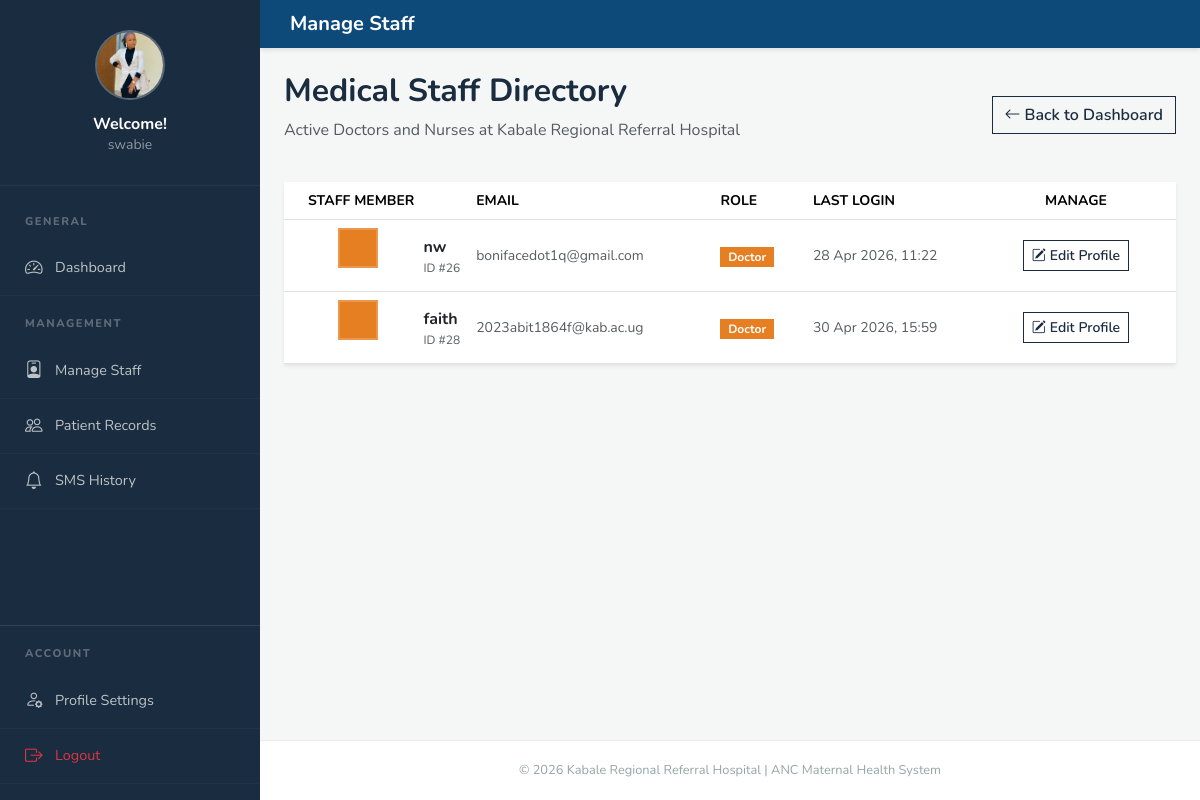
The app's page /accounts/staff/ (signed in) with its own data.
### accounts/models.py (models this page shows, shortened)
class User(AbstractUser):
    ROLE_CHOICES = [
        ('ADMIN', 'Admin'),
        ('DOCTOR', 'Doctor'),
        ('NURSE', 'Nurse'),
        ('PATIENT', 'Patient'),
    ]
    role = models.CharField(max_length=20, choices=ROLE_CHOICES, blank=True, null=True)
    phone_number = models.CharField(max_length=20, blank=True, null=True)
    profile_picture = models.ImageField(upload_to='profile_pics/', null=True, blank=True)
    must_change_password = models.BooleanField(default=False)

### accounts/views.py (the view)
# urls.py: path('staff/', views.StaffListView.as_view(), name='staff_list'),
class StaffListView(LoginRequiredMixin, ListView):
    model = User
    template_name = 'accounts/staff_list.html'
    context_object_name = 'staff_members'
    def get_queryset(self):
        return User.objects.filter(role__in=['DOCTOR', 'NURSE']).select_related('staff_profile').order_by('last_name')

### templates/accounts/staff_list.html (shortened to what this page needs)
{% extends 'base.html' %}
{% block panel_title %}Manage Staff{% endblock %}
{% block content %}
<div class="d-flex justify-content-between align-items-center mb-4">
    <div class="section-header mb-0">
        <h2 class="fw-bold" style="color: var(--primary-navy);">Medical Staff Directory</h2>
        <p class="text-muted">Active Doctors and Nurses at Kabale Regional Referral Hospital</p>
    </div>
    <a href="{% url 'accounts:admin_dashboard' %}" class="btn btn-brand-outline">
        <i class="bi bi-arrow-left me-1"></i>Back to Dashboard
    </a>
</div>
<div class="card shadow-sm border-0">
    <div class="table-responsive">
        <table class="table table-hover align-middle mb-0 table-krrh">
            <thead>
                <tr class="text-uppercase small">
                    <th class="ps-4">Staff Member</th>
                    <th>Email</th>
                    <th>Role</th>
                    <th>Last Login</th>
                    <th class="text-center pe-4">Manage</th>
                </tr>
            </thead>
            <tbody>
                {% for s in staff_members %}
                <tr>
                    <td class="ps-4">
                        <div class="d-flex align-items-center gap-3">
                            <div class="avatar-circle orange" style="width:40px; height:40px; font-size:.85rem;">
                            </div>
                            <div>
                                <div class="fw-bold text-dark">{{ s.get_full_name|default:s.username }}</div>
                                <div class="text-muted" style="font-size:.75rem;">ID #{{ s.id }}</div>
                            </div>
                        </div>
                    </td>
                    <td class="small text-muted">{{ s.email|default:"—" }}</td>
                    <td>
                        {% if s.is_superuser %}
                            <span class="badge badge-navy">System Admin</span>
                        {% elif s.role %}
                            <span class="badge badge-orange">{{ s.get_role_display }}</span>
                        {% else %}
                            <span class="badge bg-light text-dark border">Unassigned</span>
                        {% endif %}
                    </td>
                    <td class="small text-muted">{{ s.last_login|date:"d M Y, H:i"|default:"Never" }}</td>
                    <td class="text-center pe-4">
                        <a href="/admin/accounts/user/{{ s.id }}/change/" class="btn btn-sm btn-brand-outline" target="_blank">
                            <i class="bi bi-pencil-square me-1"></i>Edit Profile
                        </a>
                    </td>
                </tr>
                {% endfor %}
            </tbody>
        </table>
    </div>
</div>
{% endblock %}

### templates/base.html (shortened to what this page needs)
<!DOCTYPE html>
<html lang="en">
<head>
    <link href="https://cdn.jsdelivr.net/npm/bootstrap@5.3.2/dist/css/bootstrap.min.css" rel="stylesheet">
    <link href="https://cdn.jsdelivr.net/npm/bootstrap-icons@1.11.3/font/bootstrap-icons.min.css" rel="stylesheet">
</head>
<body>
<div id="sidebar">
    <div class="sidebar-header">
        <div class="avatar-circle">
            {% if user.profile_picture %}
                <img src="{{ user.profile_picture.url }}" style="width:100%; height:100%; object-fit:cover;">
            {% else %}
                <i class="bi bi-person-fill fs-2"></i>
            {% endif %}
        </div>
        <h6 class="mb-0 fw-bold">Welcome!</h6>
        <p class="small opacity-50 mb-0">{{ user.username|default:"Guest" }}</p>
    </div>
    <nav class="mt-2 flex-grow-1">
        <div class="sidebar-heading">General</div>
        {% if user.is_authenticated %}
            {% if user.role == 'ADMIN' or user.is_superuser %}
                <a href="{% url 'accounts:admin_dashboard' %}" class="sidebar-link {% if 'admin_dashboard' in request.path %}active{% endif %}">
                    <i class="bi bi-speedometer2"></i> Dashboard
                </a>
                <div class="sidebar-heading">Management</div>
                <a href="{% url 'accounts:staff_list' %}" class="sidebar-link"><i class="bi bi-person-badge"></i> Manage Staff</a>
                <a href="{% url 'accounts:patient_list' %}" class="sidebar-link"><i class="bi bi-people"></i> Patient Records</a>
                <a href="{% url 'reminders:reminder_history' %}" class="sidebar-link"><i class="bi bi-bell"></i> SMS History</a>
            {% endif %}
        {% else %}
            <a href="{% url 'accounts:login' %}" class="sidebar-link"><i class="bi bi-lock"></i> Login</a>
        {% endif %}
    </nav>
    {% if user.is_authenticated %}
    <div class="mt-auto border-top border-white border-opacity-10 pb-3">
        <div class="sidebar-heading">Account</div>
        <a href="{% url 'accounts:profile_update' %}" class="sidebar-link {% if 'profile' in request.path %}active{% endif %}">
            <i class="bi bi-person-gear"></i> Profile Settings
        </a>
        <form action="{% url 'accounts:logout' %}" method="post" id="logoutForm">
            <a href="#" onclick="document.getElementById('logoutForm').submit();" class="sidebar-link text-danger">
                <i class="bi bi-box-arrow-right"></i> Logout
            </a>
        </form>
    </div>
    {% endif %}
</div>
<div class="main-wrapper">
    <header class="control-header">
        <div class="d-flex align-items-center">
            <h5 class="mb-0 fw-bold">{% block panel_title %}ANC Portal{% endblock %}</h5>
        </div>
    </header>
    <div class="p-4 container-fluid">
        {% block content %}{% endblock %}
    </div>
    <footer class="footer-refined">
        &copy; {% now "Y" %} Kabale Regional Referral Hospital | ANC Maternal Health System
    </footer>
</div>
</body>
</html>

### templates/base.html (style rules this page uses)
:root { --sidebar-bg: #1a2c3f; --header-bg: #0d4a7a; --accent-green: #1abc9c; --content-bg: #f4f7f6; --green-main: #27ae60; --orange-main: #e67e22; --red-main: #e74c3c; --blue-main: #3498db; --radius-none: 0px; }
* { font-family: 'Nunito', sans-serif; }
body { background: var(--content-bg); overflow-x: hidden; }
#sidebar { width: 260px; height: 100vh; position: fixed; left: 0; top: 0; background: var(--sidebar-bg); color: #fff; z-index: 1000; transition: all 0.3s; display: flex; flex-direction: column; overflow-y: auto; scrollbar-width: thin; scrollbar-color: rgba(255,255,255,0.2) transparent; }
.sidebar-header { padding: 30px 20px; text-align: center; border-bottom: 1px solid rgba(255,255,255,0.05); flex-shrink: 0; }
.avatar-circle { width: 70px; height: 70px; background: rgba(255,255,255,0.1); border-radius: 50%; display: flex; align-items: center; justify-content: center; margin: 0 auto 15px; border: 2px solid rgba(255,255,255,0.2); overflow: hidden; }
.sidebar-link { padding: 14px 25px; color: #bdc3c7; display: flex; align-items: center; text-decoration: none; transition: 0.2s; font-size: 0.9rem; border-bottom: 1px solid rgba(255,255,255,0.03); }
.sidebar-link i { font-size: 1.1rem; width: 30px; }
.sidebar-heading { padding: 20px 25px 10px; font-size: 0.7rem; text-transform: uppercase; letter-spacing: 1.5px; color: rgba(255,255,255,0.3); font-weight: 800; }
.main-wrapper { margin-left: 260px; min-height: 100vh; display: flex; flex-direction: column; }
.control-header { background: var(--header-bg); color: white; padding: 12px 30px; display: flex; justify-content: space-between; align-items: center; box-shadow: 0 2px 5px rgba(0,0,0,0.1); }
.card { border: none; border-radius: var(--radius-none); box-shadow: 0 2px 10px rgba(0,0,0,0.05); }
.footer-refined { margin-top: auto; padding: 20px; text-align: center; background: white; border-top: 1px solid #e9ecef; font-size: 0.8rem; color: #95a5a6; }

### templates/accounts/staff_list.html (style rules this page uses)
:root { --primary-navy: #1a2c3f; --accent-orange: #e67e22; }
.table-krrh thead { background-color: var(--primary-navy); color: white; }
.avatar-circle.orange { background-color: var(--accent-orange); color: white; font-weight: 700; display: flex; align-items: center; justify-content: center; border-radius: 0; }
.btn-brand-outline { border: 1px solid var(--primary-navy); color: var(--primary-navy); font-weight: 600; transition: 0.3s; border-radius: 0; }
.badge-orange { background-color: var(--accent-orange); color: white; border-radius: 0; }

### records on screen
User: profile_picture (picture), username "swabie"
User: get_full_name "nw", id "26", email "bonifacedot1q@gmail.com", role "Doctor", last_login "28 Apr 2026, 11:22"
User: get_full_name "faith", id "28", email "2023abit1864f@kab.ac.ug", role "Doctor", last_login "30 Apr 2026, 15:59"
